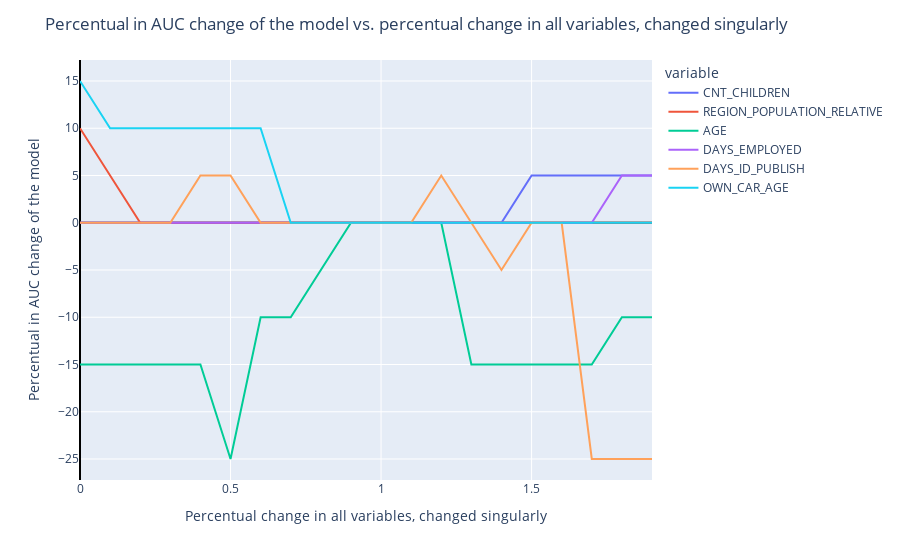

The notebook cell saved with this chart:
### Markdown cell above
### [5 - 6] Analyze some test record
Comparison of a few cases, changing just 1 or 2 features

Wrap up: characteristics of the training dataset and how a ML model learns them

### Code cell
variables = ['CNT_CHILDREN', 'REGION_POPULATION_RELATIVE' , 'AGE', 'DAYS_EMPLOYED', 'DAYS_ID_PUBLISH', 'OWN_CAR_AGE']

def plot_difference(option):
    # option argument could be "singularly" or "together"

    # Defining the "fitting" function, which will repeat in any cases and return the results dictionary
    def fitting():

        # Fit the model and predict
        df_test_dmatrix_mod = xgb.DMatrix(df_test_mod.drop(columns='SK_ID_CURR'),
                                          enable_categorical=True)

        xgb_base_test_results_mod = xgb_base_model.predict(df_test_dmatrix_mod)

        # Store the percentual change in the results dictionary and transform it to a dataframe
        results[change] = metrics.roc_auc_score(df_target_test[:number], xgb_base_test_results_mod)

        results[change] = ((results[change] - benchmark) / benchmark) * 100

        return results

    # Define the number of samples taken as subset of test set
    number = 30

    # Calculate the benchmark performance
    benchmark = metrics.roc_auc_score(df_target_test[:number], xgb_base_test_results[:number])

    if option == 'together':

        # Create a dictionary to store the changes
        results = dict()

        # Iterate over 0 to 100%, with 10% steps
        for change in np.arange(0, 2, 0.1):

            # Take a subset of the test set
            df_test_mod = df_test.iloc[:number, :].copy(deep=True)

            # For each column in the dataset
            for var in df_test_mod:
                # If the column is in the variables we chose:
                if var in variables:
                    # Change the column by the given change
                    df_test_mod[var] = df_test_mod[var] * change

            results = fitting()

        df = pd.DataFrame.from_dict(results, orient = 'index', columns = ['difference'])

    elif option == 'singularly':

        # Define an empty dataset
        df = pd.DataFrame()

        # Iterate over each variable
        for var in variables:

            # Stores the results in a dictionary
            results = dict()

            #For each number in [0%;200%] with 10% step
            for change in np.arange(0, 2, 0.1):

                # Get the copy of the dataset with a length == number
                df_test_mod = df_test.iloc[:number,:].copy(deep = True)

                # Change the column by the given step
                df_test_mod[var] = df_test_mod[var] * change

                results = fitting()

            # Create a temporary dataframe, which has as index the steps and the column is the variable name; the cell is the relative change in the metrics
            temp_df = pd.DataFrame.from_dict(results, orient = 'index', columns = [var])

            # Concatenate the dataframe
            df = pd.concat([df, temp_df], axis = 1)

    # Plot the resulting dataframe
    fig = px.line(df,
                  x = df.index,
                  y = df.columns[:])

    fig.update_xaxes(zeroline=True, zerolinewidth=2, zerolinecolor='Black')
    fig.update_yaxes(zeroline=True, zerolinewidth=2, zerolinecolor='Black')
    fig.update_layout(title="Percentual in AUC change of the model vs. percentual change in all variables, changed {}".format(option),
                      xaxis_title="Percentual change in all variables, changed {}".format(option),
                      yaxis_title="Percentual in AUC change of the model")

    fig.show()

plot_difference('singularly')

### Figure 1 — Plotly figure (JSON) as saved in the notebook; plotly's stock layout.template omitted (floating-point values rounded to 4 significant figures)
{"data": [{"hovertemplate": "variable=CNT_CHILDREN<br>index=%{x}<br>value=%{y}<extra></extra>", "legendgroup": "CNT_CHILDREN", "line": {"color": "#636efa", "dash": "solid"}, "marker": {"symbol": "circle"}, "mode": "lines", "name": "CNT_CHILDREN", "orientation": "v", "showlegend": true, "type": "scatter", "x": [0, 0.1, 0.2, 0.3, 0.4, 0.5, 0.6, 0.7, 0.8, 0.9, 1, 1.1, 1.2, 1.3, 1.4, 1.5, 1.6, 1.7, 1.8, 1.9], "xaxis": "x", "y": [0, 0, 0, 0, 0, 0, 0, 0, 0, 0, 0, 0, 0, 0, 0, 5.0, 5.0, 5.0, 5.0, 5.0], "yaxis": "y"}, {"hovertemplate": "variable=REGION_POPULATION_RELATIVE<br>index=%{x}<br>value=%{y}<extra></extra>", "legendgroup": "REGION_POPULATION_RELATIVE", "line": {"color": "#EF553B", "dash": "solid"}, "marker": {"symbol": "circle"}, "mode": "lines", "name": "REGION_POPULATION_RELATIVE", "orientation": "v", "showlegend": true, "type": "scatter", "x": [0, 0.1, 0.2, 0.3, 0.4, 0.5, 0.6, 0.7, 0.8, 0.9, 1, 1.1, 1.2, 1.3, 1.4, 1.5, 1.6, 1.7, 1.8, 1.9], "xaxis": "x", "y": [10.0, 5.0, 0, 0, 0, 0, 0, 0, 0, 0, 0, 0, 0, 0, 0, 0, 0, 0, 0, 0], "yaxis": "y"}, {"hovertemplate": "variable=AGE<br>index=%{x}<br>value=%{y}<extra></extra>", "legendgroup": "AGE", "line": {"color": "#00cc96", "dash": "solid"}, "marker": {"symbol": "circle"}, "mode": "lines", "name": "AGE", "orientation": "v", "showlegend": true, "type": "scatter", "x": [0, 0.1, 0.2, 0.3, 0.4, 0.5, 0.6, 0.7, 0.8, 0.9, 1, 1.1, 1.2, 1.3, 1.4, 1.5, 1.6, 1.7, 1.8, 1.9], "xaxis": "x", "y": [-15.0, -15.0, -15.0, -15.0, -15.0, -25.0, -10.0, -10.0, -5.0, 0, 0, 0, 0, -15.0, -15.0, -15.0, -15.0, -15.0, -10.0, -10.0], "yaxis": "y"}, {"hovertemplate": "variable=DAYS_EMPLOYED<br>index=%{x}<br>value=%{y}<extra></extra>", "legendgroup": "DAYS_EMPLOYED", "line": {"color": "#ab63fa", "dash": "solid"}, "marker": {"symbol": "circle"}, "mode": "lines", "name": "DAYS_EMPLOYED", "orientation": "v", "showlegend": true, "type": "scatter", "x": [0, 0.1, 0.2, 0.3, 0.4, 0.5, 0.6, 0.7, 0.8, 0.9, 1, 1.1, 1.2, 1.3, 1.4, 1.5, 1.6, 1.7, 1.8, 1.9], "xaxis": "x", "y": [0, 0, 0, 0, 0, 0, 0, 0, 0, 0, 0, 0, 0, 0, 0, 0, 0, 0, 5.0, 5.0], "yaxis": "y"}, {"hovertemplate": "variable=DAYS_ID_PUBLISH<br>index=%{x}<br>value=%{y}<extra></extra>", "legendgroup": "DAYS_ID_PUBLISH", "line": {"color": "#FFA15A", "dash": "solid"}, "marker": {"symbol": "circle"}, "mode": "lines", "name": "DAYS_ID_PUBLISH", "orientation": "v", "showlegend": true, "type": "scatter", "x": [0, 0.1, 0.2, 0.3, 0.4, 0.5, 0.6, 0.7, 0.8, 0.9, 1, 1.1, 1.2, 1.3, 1.4, 1.5, 1.6, 1.7, 1.8, 1.9], "xaxis": "x", "y": [0, 0, 0, 0, 5.0, 5.0, 0, 0, 0, 0, 0, 0, 5.0, 0, -5.0, 0, 0, -25.0, -25.0, -25.0], "yaxis": "y"}, {"hovertemplate": "variable=OWN_CAR_AGE<br>index=%{x}<br>value=%{y}<extra></extra>", "legendgroup": "OWN_CAR_AGE", "line": {"color": "#19d3f3", "dash": "solid"}, "marker": {"symbol": "circle"}, "mode": "lines", "name": "OWN_CAR_AGE", "orientation": "v", "showlegend": true, "type": "scatter", "x": [0, 0.1, 0.2, 0.3, 0.4, 0.5, 0.6, 0.7, 0.8, 0.9, 1, 1.1, 1.2, 1.3, 1.4, 1.5, 1.6, 1.7, 1.8, 1.9], "xaxis": "x", "y": [15.0, 10.0, 10.0, 10.0, 10.0, 10.0, 10.0, 0, 0, 0, 0, 0, 0, 0, 0, 0, 0, 0, 0, 0], "yaxis": "y"}], "layout": {"legend": {"title": {"text": "variable"}, "tracegroupgap": 0}, "margin": {"t": 60}, "title": {"text": "Percentual in AUC change of the model vs. percentual change in all variables, changed singularly"}, "xaxis": {"anchor": "y", "domain": [0, 1], "title": {"text": "Percentual change in all variables, changed singularly"}, "zeroline": true, "zerolinecolor": "Black", "zerolinewidth": 2}, "yaxis": {"anchor": "x", "domain": [0, 1], "title": {"text": "Percentual in AUC change of the model"}, "zeroline": true, "zerolinecolor": "Black", "zerolinewidth": 2}}}
